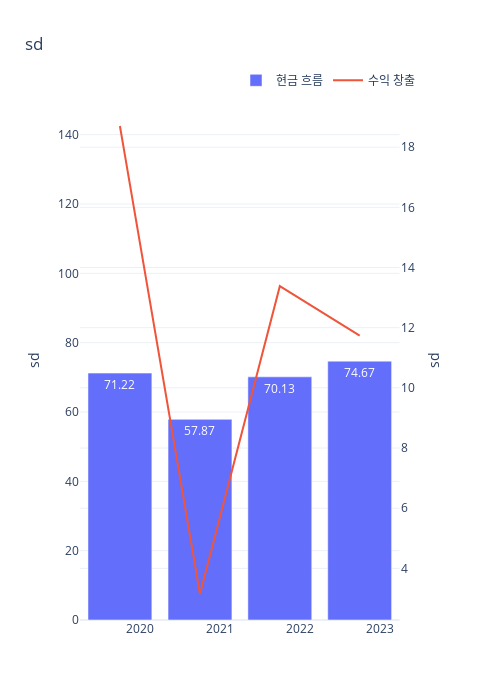

Notebook code cell kept with this figure:
### Code cell
fig.show()

### Figure 1 — Plotly figure (JSON) as saved in the notebook; plotly's stock layout.template omitted (floating-point values rounded to 4 significant figures)
{"data": [{"name": "현금 흐름", "text": [74.67, 70.13, 57.87, 71.22], "type": "bar", "x": ["2022-09-30T00:00:00", "2021-09-30T00:00:00", "2020-09-30T00:00:00", "2019-09-30T00:00:00"], "xaxis": "x", "y": [74.67, 70.13, 57.87, 71.22], "yaxis": "y"}, {"marker": {"size": 10}, "mode": "lines", "name": "수익 창출", "type": "scatter", "x": ["2022-09-30T00:00:00", "2021-09-30T00:00:00", "2020-09-30T00:00:00", "2019-09-30T00:00:00"], "xaxis": "x", "y": [11.74, 13.38, 3.148, 18.7], "yaxis": "y2"}], "layout": {"height": 700, "legend": {"orientation": "h", "x": 1, "xanchor": "right", "y": 1.01, "yanchor": "bottom"}, "title": {"text": "sd"}, "width": 500, "xaxis": {"anchor": "y", "domain": [0, 0.94]}, "yaxis": {"anchor": "x", "domain": [0, 1], "range": [0, 150], "tickangle": 0, "title": {"text": "sd"}}, "yaxis2": {"anchor": "x", "overlaying": "y", "side": "right", "tickangle": 0, "title": {"text": "sd"}}}}
